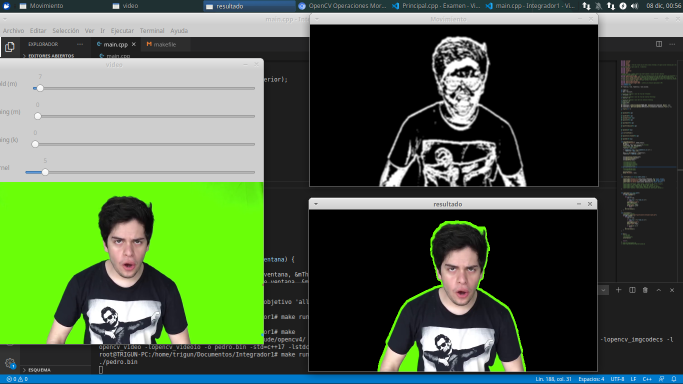
//> input picture Captura de pantalla_2020-12-08_00-56-48.png, 1366 x 768 px, given in place of the camera (shown at 1/2 size)
$ ./main   (built with g++ and OpenCV 4)
//> lines starting //> are read from the running program, lines starting //| are printed output that depends on the picture; after the words box and inside, x2 and y2 are one past the last pixel; in counts of white or black regions, pixels touching at a corner belong together
#include <iostream>
#include <cstring>
#include <cmath>
#include <vector>
#include <fstream> // Tiene dos clases una para leer archivos ifstream y otra para escribir archivos que es ofstream
#include <sstream>
// Las librerias de C puro acaban en .h (cabeceras)
#include <dirent.h>
#include <cstdlib>
#include <string>
#include <filesystem>
#include <list>
#include <map>
// Cuando se carga la cabecer opencv.hpp automáticamente se cargan las demás cabeceras
//#include <opencv2/opencv.hpp>
#include <opencv2/core/core.hpp> // Contiene los elementos básicos como el objeto Mat (matriz que representa la imagen)
#include <opencv2/highgui/highgui.hpp> // Contiene los elementos para crear una interfaz gráfica básica
// OpenCV no está pensado para crear interfaces gráficas potentes. Se centra en la visión artificial y PDI. Si se desea crear una interfaz gráfica completa, se debe usar QT
#include <opencv2/imgcodecs/imgcodecs.hpp> // Contiene las funcionalidad para acceder a los códecs que permiten leer diferentes formatos de imagen (JPEG, JPEG-2000, PNG, TIFF, GIF, etc.)
// Librerías para acceder al video y para poder escribir vídeos en disco
#include <opencv2/video/video.hpp>
#include <opencv2/videoio/videoio.hpp>
#include <opencv2/imgproc/imgproc.hpp> // Librería para realizar operaciones de PDI

using namespace cv;
using namespace std;

Mat frameActual, frame, frameAnterior, resta,resultado;


// Variable que almacena el valor del track bar (Threshold)
int mThreshold = 100;
int maxBinaryValue=255;
int thresholdType = 4;// Dame investigando bien para que sirve este parametro leo porfa
int dimensionK=3;
int dimensionGB=7;//dimensionGaussianBLure
int threshCanny=6;//val thresold canny

// Variable que almacena el valor del track bar (Contrast Stretching)
int mContrast = 0;
//Variable para control de bordes

// Variable que almacena el valor de K del (Contrast Stretching)
int kContrast = 0;
//Variable kernel

// kernel
Mat elementoCruz = getStructuringElement(MORPH_CROSS, Size(dimensionK, dimensionK), Point(-1, -1));
Mat elementoRecto = getStructuringElement(MORPH_RECT, Size(dimensionK, dimensionK), Point(-1, -1));
Mat elementoEplip = getStructuringElement(MORPH_ELLIPSE, Size(dimensionK, dimensionK), Point(-1, -1));

// [8 lines of commented-out code are left out]


Mat aplyDilate(Mat img){
    Mat salida=img.clone();
    if(dimensionK%2!=0){
        Mat salida=img.clone();
        morphologyEx(salida, salida, MORPH_DILATE, elementoRecto);
    }
    return salida;
}

// [51 lines left out: functions aplyHerode, aplyeApertura, aplyCierre, aplyGradient, aplyTopHat, aplyBackHat, not called in this run]

Mat aplyFilterGaussian(Mat img){
    Mat salida=img.clone();
    if(dimensionGB%2!=0){
        GaussianBlur(salida,salida,Size(dimensionGB,dimensionGB),1.7,1.7);//Borra Ruido;
    }
    return salida;
}

// [7 lines left out: function aplyFilterBlur, not called in this run]

Mat aplyCanny(Mat img){
    /*int rratio = 3;
    int minT = 50;
    int maxT = rratio*minT;   */
    Mat salida=img.clone();
    Canny(salida, salida, threshCanny, threshCanny*100,3);//Pilas 3
    return salida;
}

void mostrarSinFondo(){
    resultado=frame.clone();
    for (int i = 0; i < resta.rows; ++i) {
        for (int j = 0; j < resta.cols; ++j) {
            if((int) resta.at<uchar>(i, j) != 0)
                break;
            resultado.at<Vec3b>(i, j) =Vec3b(0,0,0);
        }

        for (int j = resta.cols-1; j >= 0; --j) {
            if((int) resta.at<uchar>(i, j) != 0)
                break;
            resultado.at<Vec3b>(i, j) =Vec3b(0,0,0);
        }

    }
    imshow("resultado", resultado);
}

// [22 lines of commented-out code are left out]

// [5 lines left out: function aplySobel, not called in this run]

Mat aplyThresholdNativo(Mat img ){
    Mat imgP;
    threshold(img,imgP,mThreshold,maxBinaryValue,thresholdType);//THRESH_BINARY  thresholdType
    return imgP;
}

Mat aplyContornos(Mat imgGris, Mat imgColor){
    //RNG rng(12345);
    vector<vector<Point> > contours;
    vector<Vec4i> hierarchy;
    findContours( imgGris, contours, hierarchy, RETR_TREE, CHAIN_APPROX_SIMPLE );
    //Mat drawing = Mat::zeros( canny_output.size(), CV_8UC3 );
    for( size_t i = 0; i< contours.size(); i++ )
    {
        drawContours( imgColor, contours, (int)i, (255,255,255), 2, LINE_8, hierarchy, 0 );
    }

    return imgColor;
}


void detectarMovimiento() {
    namedWindow("Movimiento", WINDOW_AUTOSIZE);
    Mat gray;
    resize(frame, frame, Size(), 0.45, 0.45);//Escalado
    Mat frameProcess=frame.clone();
    cvtColor(frame, gray, COLOR_BGR2GRAY);
    gray=aplyCanny(gray);
    frameProcess=aplyContornos(gray,frameProcess);
    cvtColor(frameProcess,frameProcess, COLOR_BGR2GRAY);
    frameProcess=aplyFilterGaussian(frameProcess);
    frameProcess=aplyThresholdNativo(frameProcess);
    frameProcess=aplyDilate(frameProcess);
    //frameProcess=aplyFilterGaussian(frameProcess);


    frameActual = frameProcess.clone();


    if (frameAnterior.rows == 0 || frameAnterior.cols == 0) {
        frameAnterior = frameProcess.clone();
    }
    resta = cv::abs(frameActual - frameAnterior);
    frameAnterior = frameActual.clone();

// [16 lines of commented-out code are left out]
    mostrarSinFondo();
    imshow("Movimiento", resta);

}

void crearTrackbars(const string &nombre_ventana) {

    createTrackbar("Threshold (m)",nombre_ventana, &mThreshold, 255, nullptr, nullptr);
    createTrackbar("MaxBinaryValue",nombre_ventana, &maxBinaryValue, 255, nullptr, nullptr);
    createTrackbar("ThresholdType",nombre_ventana, &thresholdType, 23, nullptr, nullptr);
    createTrackbar("Tam Kernel",nombre_ventana, &dimensionK, 60, nullptr, nullptr);
    createTrackbar("Tam Kernel Gaussian",nombre_ventana, &dimensionGB, 60, nullptr, nullptr);
    createTrackbar("Canny Thresh",nombre_ventana, &threshCanny, 255, nullptr, nullptr);
// [9 lines of commented-out code are left out]
}


// [20 lines left out: function leerArchivo, not called in this run]

void activarCamara() {
    VideoCapture video(0);
    //VideoCapture video("/home/trigun/Documentos/Examen/Ejemplos de Código UNIDAD 2 - Operaciones y preprocesamiento de imágenes-20201204/Integrador1/panda1.mp4");
    if (video.isOpened()) {
        while (true) {
            video >> frame;
//> frame is the input picture: 768 rows x 1366 cols, CV_8UC3; mean B, G, R 69.3, 97.1, 76.2

            if (frame.rows == 0 || frame.cols == 0)
                break;
            crearTrackbars("video");
            detectarMovimiento();
//> in detectarMovimiento, `resize(frame, frame, Size(), 0.45, 0.45);`:
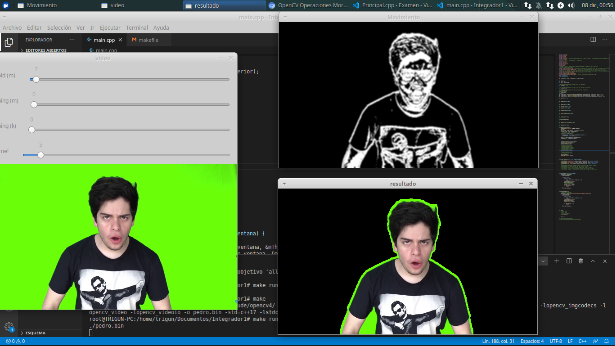
//> frame: 346 rows x 615 cols, CV_8UC3; mean B, G, R 69.2, 96.9, 76.1
//> in detectarMovimiento, `cvtColor(frame, gray, COLOR_BGR2GRAY);`:
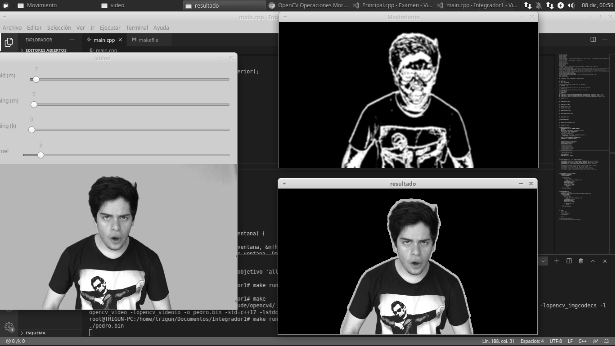
//> gray: 346 rows x 615 cols, CV_8UC1; min 0, max 255, mean 87.5
//> in aplyCanny, `Canny(salida, salida, threshCanny, threshCanny*100,3);`:
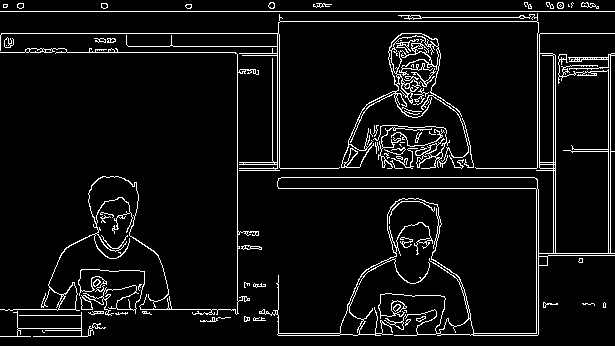
//> salida: 346 rows x 615 cols, CV_8UC1; 6.3% white in thin lines or dots
//> in aplyContornos, `findContours( imgGris, contours, hierarchy, RETR_TREE, CHAIN_APPROX_SI..`: contours = 241 contours, 170 with area under 20; largest, box (x1, y1, x2, y2) and area: (259, 33, 615, 336) 7051, (277, 177, 538, 190) 2848, (341, 33, 469, 168) 1738, (539, 53, 554, 163) 1523, (78, 269, 145, 316) 1506
//> after the loop in aplyContornos, `for( size_t i = 0; i< contours.size(); i++ )`:
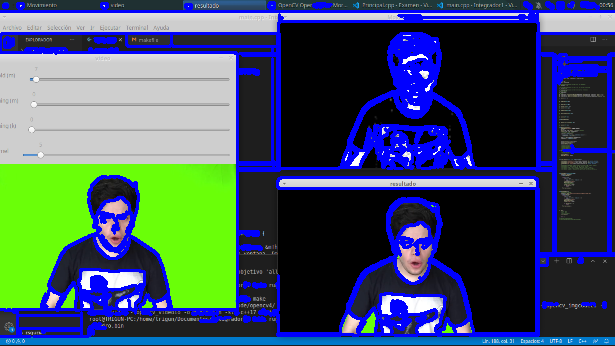
//> imgColor: 346 rows x 615 cols, CV_8UC3; 17.6% of pixels changed, all inside (x1, y1, x2, y2) = (0, 1, 615, 338)
//> in detectarMovimiento, `cvtColor(frameProcess,frameProcess, COLOR_BGR2GRAY);`:
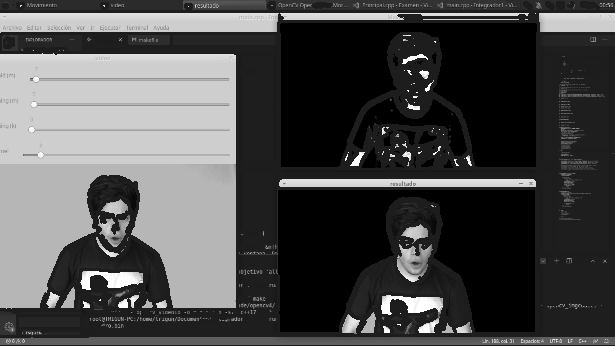
//> frameProcess: 346 rows x 615 cols, CV_8UC1; min 0, max 255, mean 76.2
//> in aplyThresholdNativo, `threshold(img,imgP,mThreshold,maxBinaryValue,thresholdType);`:
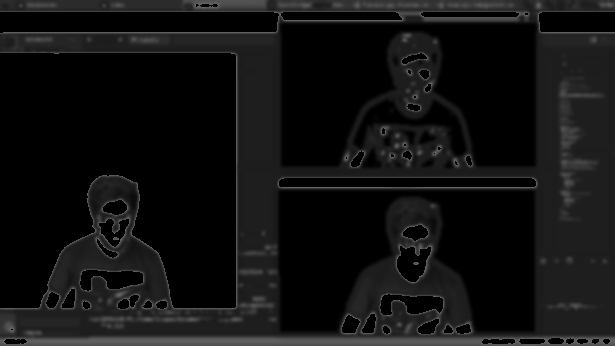
//> imgP: 346 rows x 615 cols, CV_8UC1; min 0, max 100, mean 17.7
//> in aplyDilate, `morphologyEx(salida, salida, MORPH_DILATE, elementoRecto);`:
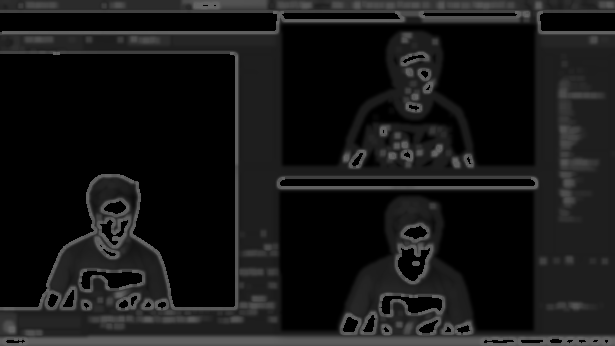
//> salida: 346 rows x 615 cols, CV_8UC1; min 0, max 100, mean 22.4
//> in aplyDilate, `morphologyEx(salida, salida, MORPH_DILATE, elementoRecto);`: elementoRecto = [[1, 1, 1], [1, 1, 1], [1, 1, 1]]
//> in detectarMovimiento, `resta = cv::abs(frameActual - frameAnterior);`: resta: 346 rows x 615 cols, CV_8UC1; every value is 0
//> after the loop in mostrarSinFondo, `for (int i = 0; i < resta.rows; ++i)`: resultado: 346 rows x 615 cols, CV_8UC3; every value is 0
            imshow("video", frame);

            if (waitKey(23) == 27)
//> the Esc key is pressed
                break;
        }
        destroyAllWindows();
    }
}


int main() {
    //string path;
    //cin >> path;
    //leerArchivo(path);
    activarCamara();


    return 0;
}
// /home/leo/videoplayback.mp4
// /home/trigun/Documentos/Integrador1/panda.mp4
